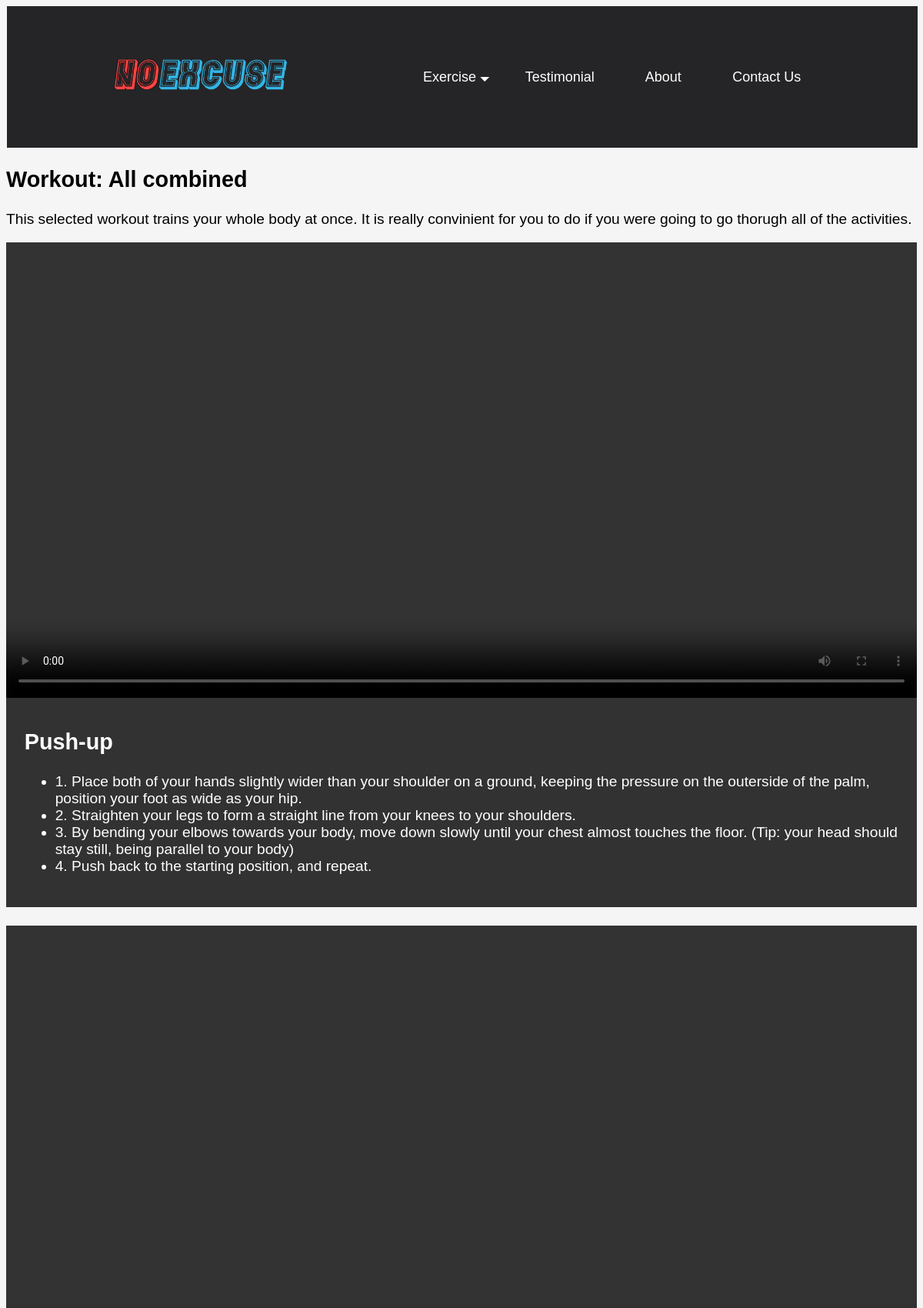
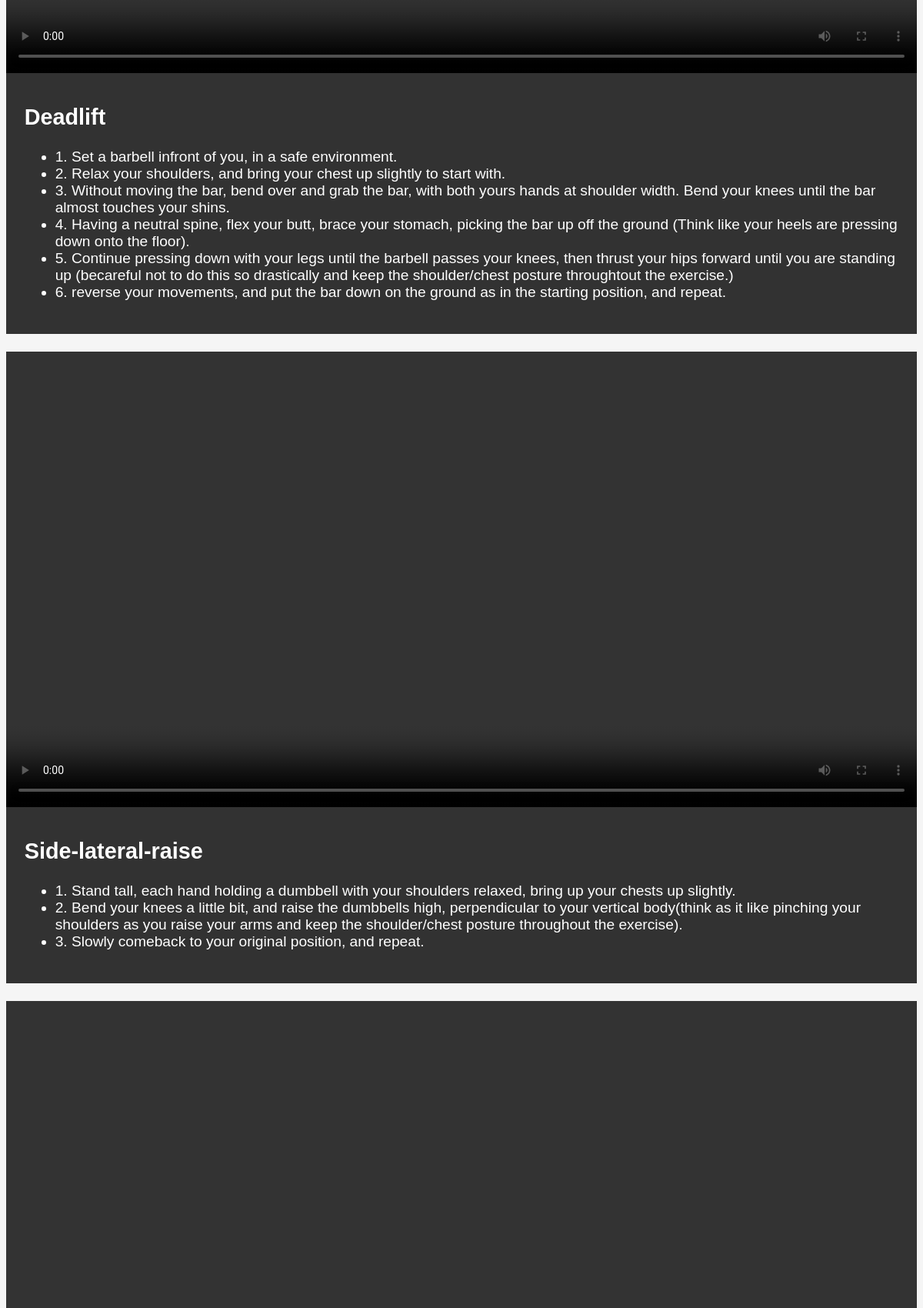
Page /exercisenow/7 (upper part) on the committed database (2 pictures, top to bottom).
### tables this page shows
CREATE TABLE Routine (id INTEGER PRIMARY KEY AUTOINCREMENT, name TEXT, description TEXT);

CREATE TABLE Exercise (id INTEGER PRIMARY KEY AUTOINCREMENT, name TEXT, weight INTEGER, description TEXT);

### app.py (the view)
@app.route('/exercisenow/<int:id>')
def exercisenow(id):
    exercisenow = sqlite_conn('database.db', 'SELECT Exercise.name, Exercise.description FROM ExerciseRoutine INNER JOIN Exercise ON ExerciseRoutine.Exercise=Exercise.id WHERE ExerciseRoutine.Routine= (SELECT id FROM Routine WHERE id = {})'.format(id))
    description = sqlite_conn('database.db', 'SELECT Routine.description FROM Routine WHERE id == {};'.format(id), True)
    if exercisenow != [] and description != None:
        return render_template('exercisenow.html', exercisenow=exercisenow, description=description[0])
    else: #if a person tries to get an information that isn't in the database through url, error 404 page is shown
        abort(404)

### app.py (called while the page is built)
def sqlite_conn(database, query, single=False):
    conn = sqlite3.connect(database)
    cur = conn.cursor()
    cur.execute(query)
    results = cur.fetchone() if single else cur.fetchall()
    conn.close()
    return results

### templates/exercisenow.html (shortened to what this page needs)
{% extends 'layout.html' %}
{% block content %}
<div class="exercise_layout">
    {{description|safe}}
    {% for exercise in exercisenow %}
    <div class="exercise_layout_element">
        <div class="exercise_layout_element_vid">
            <video controls><source src="/static/Exercise_Video/{{exercise[0]}}.mp4" type="video/mp4"></video>
        </div>
        <div class="exercise_layout_element_text">
            <div class="exercise_layout_element_text_desc">
                <p>{{exercise[1]|safe}} </p>
            </div>
        </div>
    </div>
    {% endfor %}
</div>
{% endblock %}

### static/css/style.css (style rules this page uses)
html { box-sizing: border-box; margin: 0; padding: 0; background-color:whitesmoke; font-family: Verdana, Tahoma, sans-serif; }
.exercise_layout { overflow: auto; width: 90%; height: auto; margin: 0 0 0 5%; }
.exercise_layout_element { display: flex; max-height: 600px; }
.exercise_layout_element_text { width: 30%; float: left; height: auto; background-color: rgb(50, 50, 50); margin-bottom: 1.25%; padding: 5%; color: white; }
.exercise_layout_element_text_desc { width: 100%; height: 100%; justify-content: center; overflow: auto; }
.exercise_layout_element_vid { width:60%; float: left; height: auto; margin-bottom: 1%; }
.exercise_layout video { width: 100%; }
.gridview_layout *, .gridview_layout *::after, *::before { margin: 0; padding: 0; box-sizing: border-box; }
@media screen and (max-width : 1550px) { .exercise_layout_element_text { width: 38%; padding: 1%; } }
@media screen and (max-width : 1440px) { .exercise_layout_element_text { width: 96%; margin: 0 0 2% 0; padding: 2%; } }
@media screen and (max-width : 1440px) { .exercise_layout_element { display: block; } }
@media screen and (max-width : 1440px) { .exercise_layout_element_vid { width: 100%; margin-bottom: -1%; } }
@media screen and (max-width : 1440px) { .exercise_layout { width: 100%; margin: 0; } }
@media screen and (max-width : 1440px) { .nav, .gridview_layout, .exercise_layout, .home_txtnexttoimg, .home_txtoverimg, .information_layout { font-size: larger; } }

### rows in the picture
Routine: description "Workout: All combined This selected workout trains your whole body at once. It is really convinient for you to do if you were going to go thorugh all of the activities."
Exercise: description "Push-up 1. Place both of your hands slightly wider than your shoulder on a ground, keeping the pressure on the outerside of the palm, position your foot as wide as your hip. 2. Straighten your legs to form a straight line from your knees to your shoulders. 3. By bending your elbows towards your body, move down slowly until your chest almost touches the floor. (Tip: your head should stay still, being parallel to your body) 4. Push back to the starting position, and repeat."
Exercise: description "Deadlift 1. Set a barbell infront of you, in a safe environment. 2. Relax your shoulders, and bring your chest up slightly to start with. 3. Without moving the bar, bend over and grab the bar, with both yours hands at shoulder width. Bend your knees until the bar almost touches your shins. 4. Having a neutral spine, flex your butt, brace your stomach, picking the bar up off the ground (Think like your heels are pressing down onto the floor). 5. Continue pressing down with your legs until the barbell passes your knees, then thrust your hips forward until you are standing up (becareful not to do this so drastically and keep the shoulder/chest posture throughtout the exercise.) 6. reverse your…"
Exercise: description "Side-lateral-raise 1. Stand tall, each hand holding a dumbbell with your shoulders relaxed, bring up your chests up slightly. 2. Bend your knees a little bit, and raise the dumbbells high, perpendicular to your vertical body(think as it like pinching your shoulders as you raise your arms and keep the shoulder/chest posture throughout the exercise). 3. Slowly comeback to your original position, and repeat."
